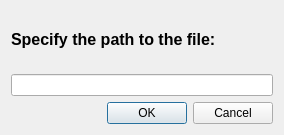
<?xml version="1.0" encoding="UTF-8"?>
<ui version="4.0">
 <class>file</class>
 <widget class="QDialog" name="file">
  <property name="geometry">
   <rect>
    <x>0</x>
    <y>0</y>
    <width>284</width>
    <height>135</height>
   </rect>
  </property>
  <property name="windowTitle">
   <string>Dialog</string>
  </property>
  <layout class="QGridLayout" name="gridLayout_2">
   <item row="0" column="0">
    <layout class="QGridLayout" name="gridLayout">
     <item row="0" column="0">
      <widget class="QLabel" name="label">
       <property name="font">
        <font>
         <pointsize>12</pointsize>
         <bold>true</bold>
        </font>
       </property>
       <property name="text">
        <string>Specify the path to the file:</string>
       </property>
      </widget>
     </item>
     <item row="4" column="0">
      <widget class="QDialogButtonBox" name="buttonBox">
       <property name="standardButtons">
        <set>QDialogButtonBox::Cancel|QDialogButtonBox::Ok</set>
       </property>
      </widget>
     </item>
     <item row="1" column="0">
      <widget class="QLineEdit" name="lineEdit"/>
     </item>
    </layout>
   </item>
  </layout>
 </widget>
 <resources/>
 <connections/>
</ui>
